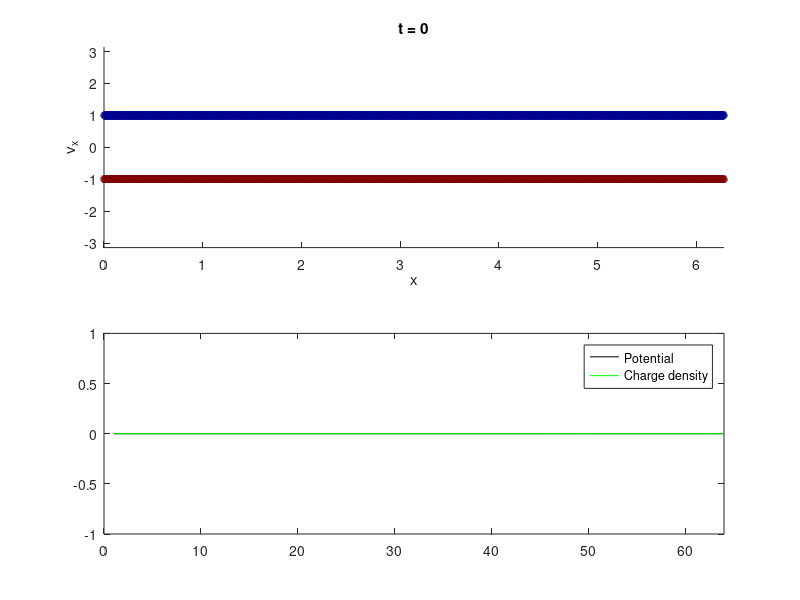

Write the MATLAB code that produced this figure. (Note: this script raises an error after producing the figure.)
% 1D Electrostatic PIC code
% Script to solve the two stream instability problem, based on code by 
% Brieda (https://www.particleincell.com/2015/two-stream-instability/), in 
% turn based on Birdsall (Plasma Physics via Computer Simulation)
%
% Rahul Kalampattel, 15/06/2017

close all; clearvars; clc
% =========================================================================== %
% Setup
% =========================================================================== %

% Constants
qm = -1;        % Charge to mass ratio
wp = 1;         % Plasma frequency
e0 = 1;         % Permittivity of free space

% Simulation parameters
L = 2*pi;       % Length of simulation domain
C = 63;         % Number of cells (N-1)
N = C+1;        % Number of nodes (C+1)
h = L/C;        % Cell width/grid spacing

npCell = 15;    % Number of particles per cell (per species)
np = C*npCell;  % Total number of particles (per species)

dt = 0.1;       % Time step
tMax = 501;  	% Max number of iterations in main loop
tol = 1e-6;     % Tolerance for potential solver

% =========================================================================== %
% Initialise simulation
% =========================================================================== %

q = wp^2*(1/qm)*e0*L/(0.5*np);  % Charge (mistake in Brieda, factor of 0.5 not needed?)
m = q/qm;                       % Mass
q0 = -q;                        % Background charge

particles = zeros(2,np);        % Vector of simulation particles ([pos; vel])
v = 1;                          % Initial velocity
dx0 = 1e-4;                     % Perturbation factor

for i = 1:np
    x0 = (0.5+i-1)*L/np;        % Seed particles (uniformly distributed)
    theta = 2*pi*x0/L;
    dx = dx0*cos(theta);        % Offset from initial location
    x1 = x0+dx;
    x2 = x0-dx;
    
    % Check if particles are still in simulation domain
    if x1<0
        x1 = x1 + L;
    elseif x1>=L
        x1 = x1 - L;
    end
    if x2<0
        x2 = x2 + L;
    elseif x2>=L
        x2 = x2 - L;
    end
    
    % Initialise particle state
    particles(:,2*i-1) = [x1; v];
    particles(:,2*i) = [x2; -v];
end

np = np*2;          % Update to take both species into account
E = zeros(1,N);     % Initialise electric field
t = 0;              % Time step counter (simulation time = t*dt)

% For plotting
fig = figure;
colormap jet;
colors = zeros(1,np);
colors(2:2:end)=1;
filename = 'testAnimated.gif';

% =========================================================================== %
% Main loop
% =========================================================================== %

while t<tMax
    rho = zeros(1,N);   % Clear the charge density vector
    
    % Find charge at grid nodes (weighting)
    for i = 1:np
        % Coordinate of grid node to the left of particle
        coord = 1 + floor(particles(1,i)/h);    
        % Distance from particle to grid node as a percentage of grid spacing
        d = (1+particles(1,i)/h) - coord;       
        rho(coord) = rho(coord) + q*d;
        rho(coord+1) = rho(coord+1) + q*(1-d);
    end
    
    % Add background charge
    rho(1:N-1) = rho(1:N-1) + q0*(np/(N-1));
    
    % Periodic BCs at the end points
    rho(N) = rho(N) + rho(1);
    rho(1) = rho(N);
    
    % Calculate the charge density
    rho = rho/h;
    rho(abs(rho)<1e-10) = 0;  % Remove some noise
    
    
    % Solve for potential (Poisson equation) using Gauss-Seidel method and 
    % central difference formula for second derivative
    phi = zeros(1,N);   % Clear the potential vector
    
    SOR = 1.8;  % Successive over relaxation parameter for faster GS method convergence
    for j = 1:20000
        for i = 1:N-1
            if i==1         % When i-1==0
                phi(i) = SOR*0.5*(phi(N-1) + phi(i+1) + (rho(i)/e0)*h^2) + ...
                (1-SOR)*phi(i); % N-1 rather than N, since the BC is periodic, so N==1
            elseif i==N-1   % When i+1==N
                phi(i) = SOR*0.5*(phi(i-1) + phi(1) + (rho(i)/e0)*h^2) + ...
                (1-SOR)*phi(i); 
            else
                phi(i) = SOR*0.5*(phi(i-1) + phi(i+1) + (rho(i)/e0)*h^2) + ...
                (1-SOR)*phi(i); %
            end
        end
        
        % Check for convergence by evaluating residual of Poisson equation on internal points
        if mod(j,25)==0
            resSum = 0;
            for i = 2:N-1
                if i==N-1
                    residual = (rho(i)/e0)+(phi(i-1) - 2*phi(i) + phi(1))/h^2;
                else
                    residual = (rho(i)/e0)+(phi(i-1) - 2*phi(i) + phi(i+1))/h^2;
                end
                resSum = resSum + residual^2;
            end
            if sqrt(resSum/N)<tol
                break
            end
        end
    end
    phi(N) = phi(1); % Periodic BC at end
    
    % Calculate electric field using central difference for first derivative
    for i = 1:N
        if i==1
            E(i) = (phi(N-1)-phi(i+1))/(2*h);
        elseif i==N
            E(i) = (phi(i-1)-phi(2))/(2*h);
        else
            E(i) = (phi(i-1)-phi(i+1))/(2*h);
        end
    end
    
    % Move particles
    for i = 1:np
        % Find electric field at particle position (inverse weighting)
        coord = 1 + floor(particles(1,i)/h);
        d = (1+particles(1,i)/h) - coord;
        E_part = E(coord)*d + E(coord+1)*(1-d);
        
        % Move v back by dt/2, i.e. find v(t-dt/2)
        if t==0
            particles(2,i) = particles(2,i) + 0.5*E_part*qm*dt;
        end
            
        % Calculate v(t+dt/2), use to find x(t+dt) (mistake in Brieda, need an extra step?)
        particles(2,i) = particles(2,i) + E_part*qm*dt;
        particles(1,i) = particles(1,i) + particles(2,i)*dt;
        
        % Periodic BCs to keep the particles in the domain
        if particles(1,i)<0
            particles(1,i) = particles(1,i) + L;
        end
        if particles(1,i)>=L
            particles(1,i) = particles(1,i) - L;
        end
    end
    
    % Plots
    if mod(t,5)==0
        subplot(2,1,1)
        scatter(particles(1,:),particles(2,:),40,colors,'filled','MarkerFaceAlpha',0.5)
        axis([0,2*pi,-pi,pi])
        xlabel('x')
        ylabel('v_x')
        title(sprintf('t = %d',dt*50*floor(t/50)))
        
        subplot(2,1,2)
        plot(1:N,phi,'k',1:N,rho,'g')
        legend('Potential', 'Charge density')
        axis([0,N,-1,1])
        drawnow
        
        % Capture the plot as an image
        frame = getframe(fig);
        im = frame2im(frame);
        [imind,cm] = rgb2ind(im,256);
        
        % Write to the GIF File
        if t == 0
            imwrite(imind,cm,filename,'gif', 'Loopcount',inf);
        else
            imwrite(imind,cm,filename,'gif','WriteMode','append');
        end
        
        % Calculate field quantities
        EK = 0.5*sum(m*particles(2,:).*particles(2,:)); % Kinetic energy
        EP = 0.5*sum(rho.*phi);                         % Electric potential energy
    end
    t = t+1;    % Update time step
end